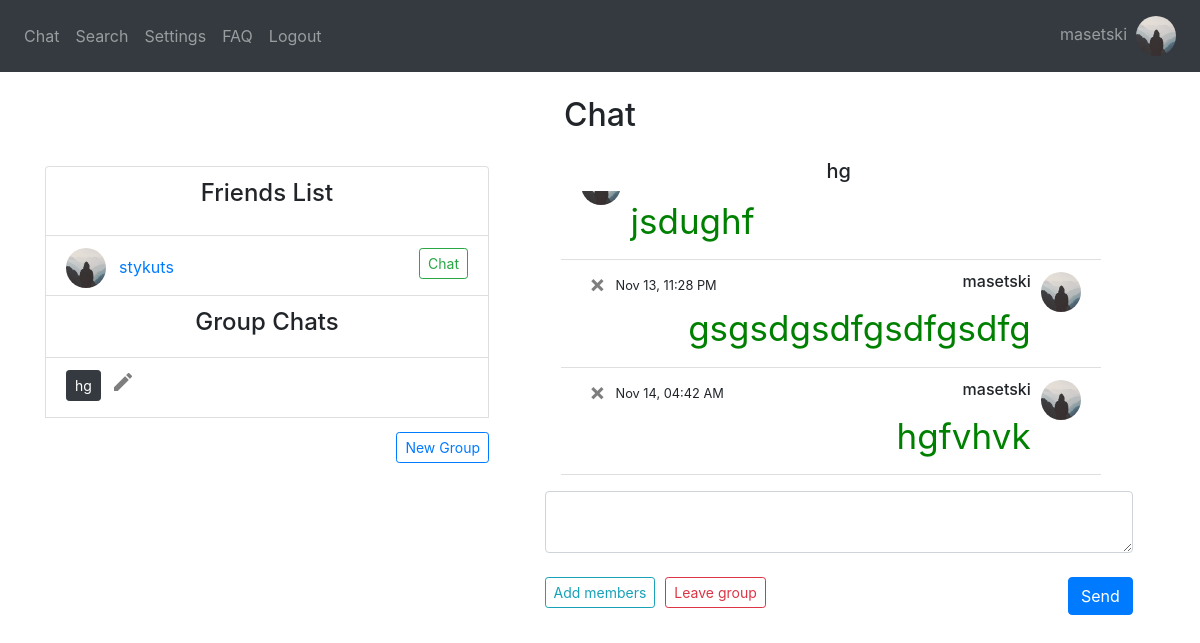
Screenshot of /group-chat/1 (signed in) with the database file from the repository.
### website/models.py (models this page shows)
class User(db.Model, UserMixin):
    username = db.Column(db.String(150), unique=True)
    password = db.Column(db.String(150))
    answer = db.Column(db.String(150)) # security word
    question = db.Column(db.String(150)) # security question
    first_name = db.Column(db.String(150))
    text_color = db.Column(db.String(20)) # message text color
    text_size = db.Column(db.String(20)) # message text size
    background = db.Column(db.String(20)) # background color
    status = db.Column(db.String(150))
    messages = db.relationship('Message')
    friends_list = db.relationship('Friend')
    id = db.Column(db.Integer, primary_key=True)
    name = db.Column(db.String(20))
    groups = db.relationship('Group', secondary=user_groups, backref=db.backref('members', lazy='dynamic'))
    image_file = db.Column(db.String(20), nullable=False, default='default.jpg')

class Group(db.Model):
    group_id = db.Column(db.Integer, primary_key=True)
    group_name = db.Column(db.String(20))

class Message(db.Model):
    id = db.Column(db.Integer, primary_key=True)
    data = db.Column(db.String(10000))
    date = db.Column(db.DateTime(timezone=True), default=func.now(tz=pytz.timezone('US/Eastern')))
    user_id = db.Column(db.Integer, db.ForeignKey('user.id')) #one-to-many relationship
    recipient_id = db.Column(db.Integer)
    group_id = db.Column(db.Integer)

class Friend(db.Model):
    id = db.Column(db.Integer, primary_key=True)
    user_id = db.Column(db.Integer, db.ForeignKey('user.id')) #one-to-many relationship
    friend_id = db.Column(db.Integer)
    friend_name = db.Column(db.String(10000))

### website/group_views.py (the view, shortened to what this page needs)
@group_views.route('/group-chat/<string:group_id>', methods=['GET', 'POST'])
@login_required
def group_chat(group_id):
    group = Group.query.filter(Group.group_id == group_id).first_or_404()
    if not db.session.query(user_groups).filter((user_groups.c.user_id==current_user.id) & (user_groups.c.group_id==group.group_id)).first():
        flash('You are not a member of this group.', category='error')
        return redirect('/')
    else: # if they are a member of the group:
        return render_template("group_chat.html", User=User, user=current_user, username=current_user.username, user_db=User, group=group, Message=Message, desc=desc, str=str, datetime=datetime)

### website/__init__.py (called while the page is built)
def create_app():
    app = Flask(__name__)
    app.config['SECRET_KEY'] = 'wadkjwlajda'
    app.config['SQLALCHEMY_DATABASE_URI'] = f'sqlite:///{DB_NAME}'
    db.init_app(app)
    from .views import views
    from .auth import auth
    from .group_views import group_views
    app.register_blueprint(views, url_prefix='/')
    app.register_blueprint(auth, url_prefix='/')
    app.register_blueprint(group_views, url_prefix='/')
    from .models import User, Message
    create_database(app)
    login_manager = LoginManager()
    login_manager.login_view = 'auth.login'
    login_manager.init_app(app)
    @login_manager.user_loader
    def load_user(id):
        return User.query.get(int(id))
    return app

### website/templates/group_chat.html (shortened to what this page needs)
{% extends "base.html" %} {% block title %}Chat{% endblock %} {% block content
    %}
    <h2 align="center">Chat</h2>
<div style="float: right; width: 55%; padding-right: 2%; padding-top: 1.5%; background-color: {{user.background}}">
    <ul class="list-group list-group-flush" id="messages">
        <h5 align="center">{{group.group_name}}</h5>
        <div class="overflow-auto p-3 mb-3 mb-md-0 mr-md-3 bg-light;" style="max-height: 300px; display: flex; flex-direction: column-reverse;">
        {% for message in Message.query.order_by(desc(Message.id)).all() %}
            {% if message.group_id == group.group_id %}
                {% if message.user_id == user.id %}
                <li class="list-group-item">
                    <div style="height:30px">
                        <div style="float: right; padding-left: 10px"><img id="cornerpic" style="width:40px" class="rounded-circle account-img" src="{{ url_for('static', filename='profile_pics/' + current_user.image_file) }}"></div>
                        <div style="float: right"><h6>{{ user_db.query.filter(user_db.id == message.user_id).first_or_404().username }}</h6></div>
                        <div style="float: left; width: 5%"><a class="close" id="chat" href="/delete-message-group/{{message.id}}/{{group.group_id}}"><span aria-hidden="true">&times;</span></a></div>
                            {% if (message.date - datetime.datetime.now()).days < 0 %}
                            <div style="float:left; padding-left: 10px"><small>{{(message.date - datetime.timedelta(hours=5)).strftime('%b %d, %I:%M %p')}}</small></div>
                            {% elif (message.date - datetime.datetime.now()).days == -1 %}
                                <div style="float:left; padding-left: 10px"><small>{{(message.date - datetime.timedelta(hours=5)).strftime('Yesterday, %I:%M %p')}}</small></div>
                            {% else %}
                                <div style="float:left; padding-left: 10px"><small>{{(message.date - datetime.timedelta(hours=5)).strftime('%I:%M %p')}}</small></div>
                            {% endif %}
                        </div>
                        <div style="overflow-wrap: break-word; color: {{user.text_color}}; font-size: {{user.text_size}}" align="right">{{message.data}}</div>
                </li>
                {% else %}
                <li class="list-group-item">
                    <div style="height:30px">
                        <div style="float: left; padding-right: 10px"><img id="cornerpic" style="width:40px" class="rounded-circle account-img" src="{{ url_for('static', filename='profile_pics/' + User.query.filter(User.id == message.user_id).first_or_404().image_file) }}"></div>
                    </div>
                    <div style="overflow-wrap: break-word; color: {{user.text_color}}; font-size: {{user.text_size}}" align="left">{{message.data}}</div>
                </li>
                {% endif %}
            {% endif %}
        {% endfor %}
        </div>
    </ul>
    <form method="POST">
        <textarea name="message" id="message" class="form-control"></textarea>
        <br />
        <div style="float: right">
            <button type="submit" class="btn btn-primary" onclick="document.getElementById('sound_send').play();">Send</button>
        </div>
    </form>
    <div style="float: left;"><a class="btn btn-outline-info btn-sm" id="chat" href="/add-members/{{group.group_id}}">Add members</a></div>
    <div style="float: left; padding-left: 10px"><a class="btn btn-outline-danger btn-sm" id="chat" href="/leave-group/{{group.group_id}}/{{current_user.id}}">Leave group</a></div>
</div>
<br />
<div style="float: left; width: 40%; padding-left: 0%">
    <li style="height: 70px" class="list-group-item"><h4 align="center">Friends List</h4></li>
    {% if user.friends_list %}
        {% for friend in user.friends_list %}
            <li style="height: 60px" class="list-group-item">
                <div style="float: left"><a href="/profile/{{User.query.filter(User.id == friend.friend_id).first_or_404().username}}"><img id='cornerpic' style="width:40px" class="rounded-circle account-img" src="{{ url_for('static', filename='profile_pics/' + User.query.filter(User.id == friend.friend_id).first_or_404().image_file) }}"></a></div>
                <div style="float: left"><a class="btn btn-link" id="chat" href="/profile/{{User.query.filter(User.id == friend.friend_id).first_or_404().username}}">{{User.query.filter(User.id == friend.friend_id).first_or_404().username}}</a></div>
                <div align="right"><a class="btn btn-outline-success btn-sm" id="chat" href="/chat/{{User.query.filter(User.id == friend.friend_id).first_or_404().username}}">Chat</a></div>
            </li>
        {% endfor %}
    {% endif %}
    {% if user.groups %}
    <li class="list-group-item"><h4 align="center">Group Chats</h4></li>
        {% for specific_group in user.groups %}
            <li style="height: 60px" class="list-group-item">
                <div style="float: left; padding-right: 10px"><a class="btn btn-dark btn-sm" id="chat" href="/group-chat/{{specific_group.group_id}}">{{specific_group.group_name}}</a></div>
                <div style="float: left"><a class="close" id="chat" href="/change-group-name/{{specific_group.group_id}}"><span aria-hidden="true"><i class="material-icons">mode_edit</i></span></a></div>
            </li>
        {% endfor %}
    {% endif %}
    <div style="float: right; padding-top: 3%"><a class="btn btn-outline-primary btn-sm" id="create-group" href="/create-group">New Group</a></div>
</div>
{% endblock %}

### website/templates/base.html (shortened to what this page needs)
<!DOCTYPE html>
<html>
  <head>
    <link
      rel="stylesheet"
      href="https://stackpath.bootstrapcdn.com/bootstrap/4.4.1/css/bootstrap.min.css"
    />
    <link
      rel="stylesheet"
      href="https://stackpath.bootstrapcdn.com/font-awesome/4.7.0/css/font-awesome.min.css"
    />
  </head>
  <body>
    <nav class="navbar navbar-expand-lg navbar-dark bg-dark">
      <div class="collapse navbar-collapse" id="navbar">
        <div class="navbar-nav">
          {% if current_user.is_authenticated %}
            <a class="nav-item nav-link" id="chat" href="/">Chat</a>
            <a class="nav-item nav-link" id="search" href="/search">Search</a>
            <a class="nav-item nav-link" id="settings" href="/settings">Settings</a>
            <a class="nav-item nav-link" id="faq" href="/faq">FAQ</a>
            <a class="nav-item nav-link" id="logout" href="/logout">Logout</a>
          {% else %}
            <a class="nav-item nav-link" id="login" href="/login">Log In</a>
            <a class="nav-item nav-link" id="signUp" href="/sign-up">Sign Up</a>
            <a class="nav-item nav-link" id="faq" href="/faq">FAQ</a>
          {% endif %}
        </div>
      </div>
        <div class="navbar-nav">
          {% if current_user.is_authenticated %}
          <a class="nav-item nav-link" id="chat" href="/profile">{{current_user.username}}&nbsp;&nbsp;<img id="cornerpic" style="width: 40px;" class="rounded-circle account-img" src="{{ url_for('static', filename='profile_pics/' + current_user.image_file) }}"></a>
          {% endif %}
        </div>
    </nav>
    <br />
    <div class="container">{% block content %} {% endblock %}</div>
  </body>
</html>

### website/templates/base.html (style rules this page uses)
#cornerpic { object-fit: cover; width:40px; height:40px; }

### rows the page displays
User: username "masetski", image_file (placeholder picture), query.filter "masetski"
Group: group_name "hg"
Message: image_file (placeholder picture), date "Nov 14, 04:42 AM", data "hgfvhvk"
Message: image_file (placeholder picture), date "Nov 13, 11:28 PM", data "gsgsdgsdfgsdfgsdfg"
Message: image_file (placeholder picture), data "jsdughf"
Friend: image_file (placeholder picture)
User: query.filter "stykuts"
